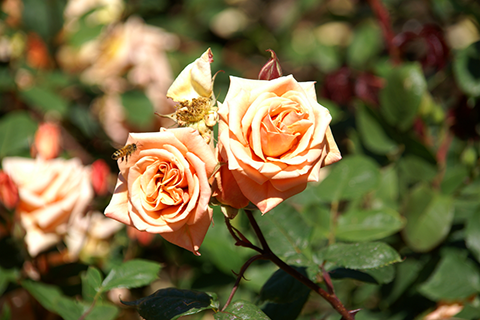
#> input picture chapter5/rose.bmp, 480 x 320 px
$ python scaling_practice.py
#> lines starting #> are read from the running program, lines starting #| are printed output that depends on the picture
import sys
import numpy as np
import cv2
import matplotlib.pyplot as plt


src = cv2.imread('rose.bmp') # src.shape=(320, 480)
#> src is the input picture: shape (320, 480, 3); mean B, G, R 63.1, 103.6, 116.2

if src is None:
    print('Image load failed!')
    sys.exit()

dst1 = cv2.resize(src, (0, 0), fx=4, fy=4, interpolation=cv2.INTER_NEAREST)
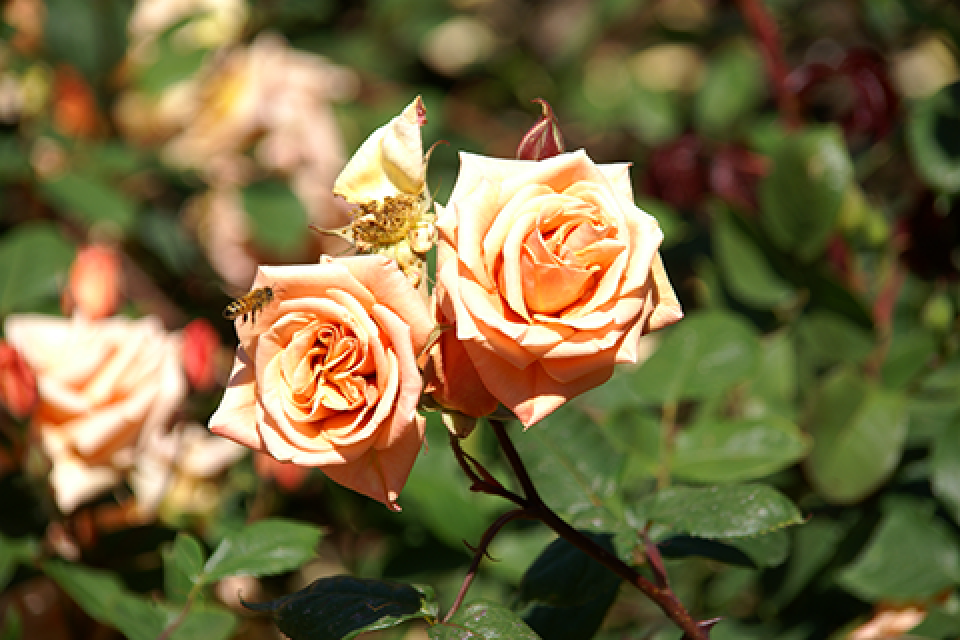
#> dst1: shape (1280, 1920, 3) (shown at 1/2 size); mean B, G, R 63.1, 103.6, 116.2
dst2 = cv2.resize(src, (1920, 1280))  # cv2.INTER_LINEAR
dst3 = cv2.resize(src, (1920, 1280), interpolation=cv2.INTER_CUBIC)
dst4 = cv2.resize(src, (1920, 1280), interpolation=cv2.INTER_LANCZOS4)

# plt는 cv2와 달리 RGB로 받아와 RGB로 변환 필수
src = cv2.cvtColor(src, cv2.COLOR_BGR2RGB)
dst1 = cv2.cvtColor(dst1, cv2.COLOR_BGR2RGB)
dst2 = cv2.cvtColor(dst2, cv2.COLOR_BGR2RGB)
dst3 = cv2.cvtColor(dst3, cv2.COLOR_BGR2RGB)
dst4 = cv2.cvtColor(dst4, cv2.COLOR_BGR2RGB)

plt.subplot(221), plt.axis('off'), plt.imshow(dst1[500:900, 400:800]), plt.title('Inter_Nearest')
plt.subplot(222), plt.axis('off'), plt.imshow(dst2[500:900, 400:800]), plt.title('Inter_Linear')
plt.subplot(223), plt.axis('off'), plt.imshow(dst3[500:900, 400:800]), plt.title('Inter_Cubic')
plt.subplot(224), plt.axis('off'), plt.imshow(dst4[500:900, 400:800]), plt.title('Inter_Lanczos4')
plt.show()
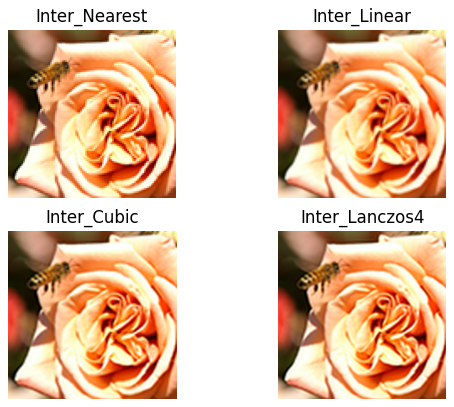
#> figure drawn by matplotlib, 4 panels


# [5 lines of commented-out code are left out]

cv2.waitKey()
cv2.destroyAllWindows()

$ run again, with chapter5/cat.bmp copied over chapter5/rose.bmp
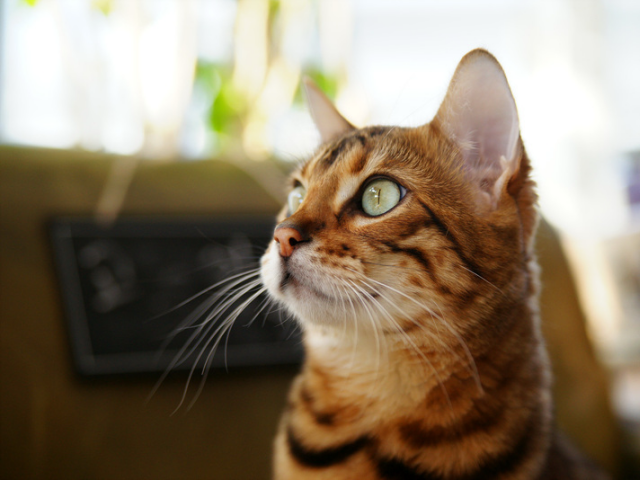
#> input picture chapter5/cat.bmp, 640 x 480 px
#> src is the input picture: shape (480, 640, 3); mean B, G, R 104.5, 125.6, 140.8
#> `dst2 = cv2.resize(src, (1920, 1280))`:
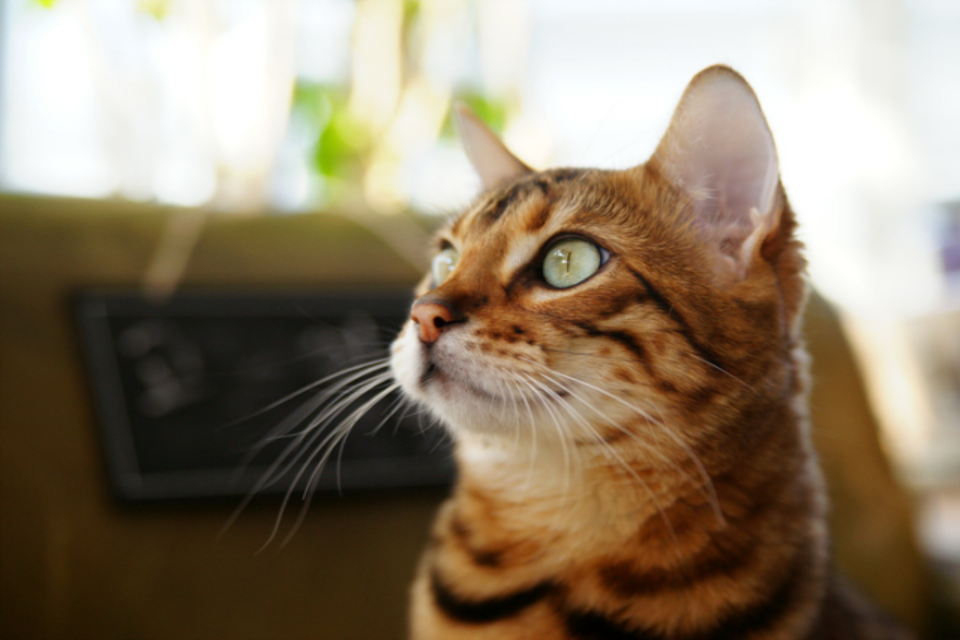
#> dst2: shape (1280, 1920, 3) (shown at 1/2 size); mean B, G, R 104.5, 125.6, 140.7
#> `plt.show()`:
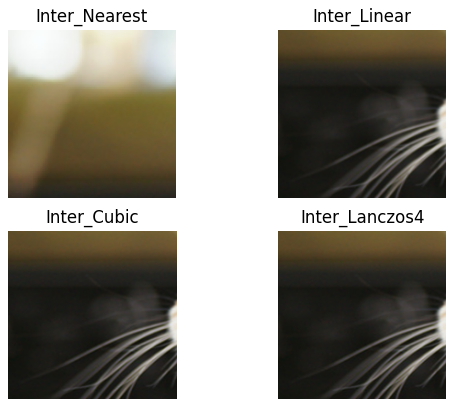
#> figure drawn by matplotlib, 4 panels

$ run again, with chapter5/tekapo.bmp copied over chapter5/rose.bmp
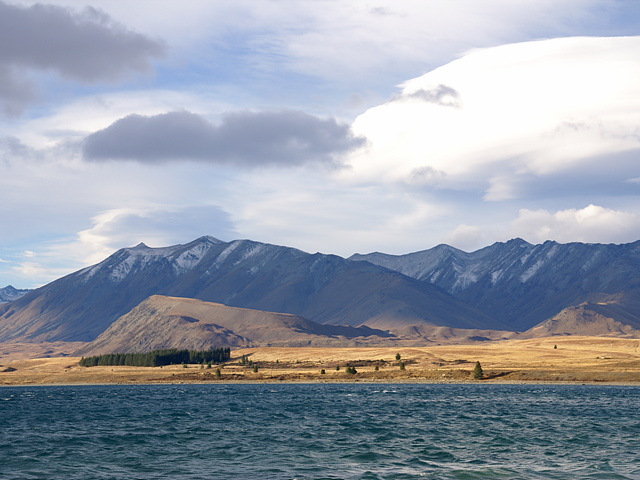
#> input picture chapter5/tekapo.bmp, 640 x 480 px
#> src is the input picture: shape (480, 640, 3); mean B, G, R 169.8, 157.4, 149.7
#> `dst2 = cv2.resize(src, (1920, 1280))`:
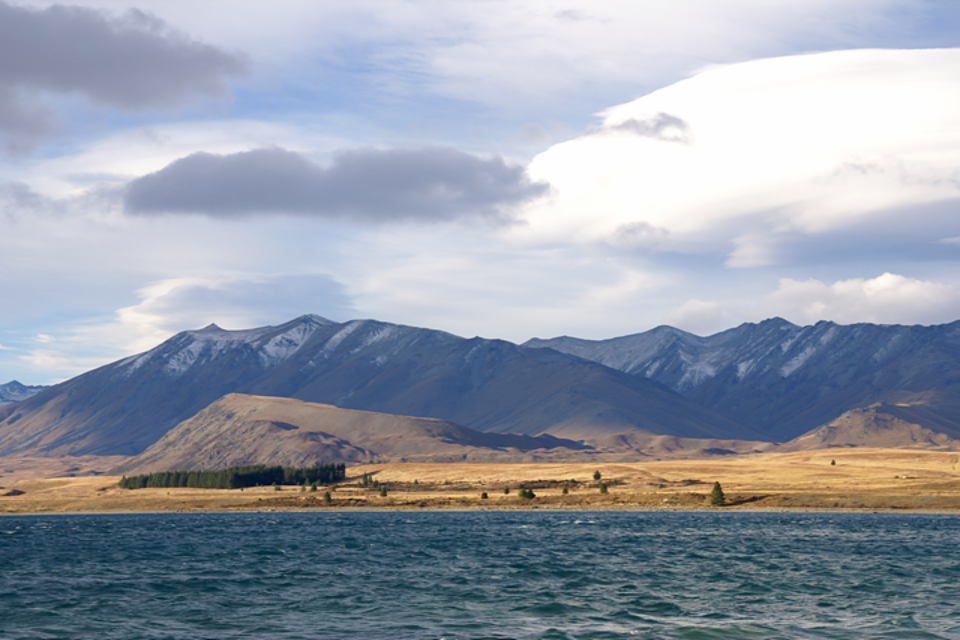
#> dst2: shape (1280, 1920, 3) (shown at 1/2 size); mean B, G, R 169.8, 157.3, 149.6
#> `plt.show()`:
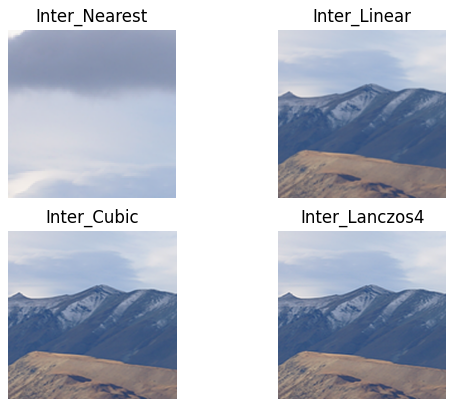
#> figure drawn by matplotlib, 4 panels
